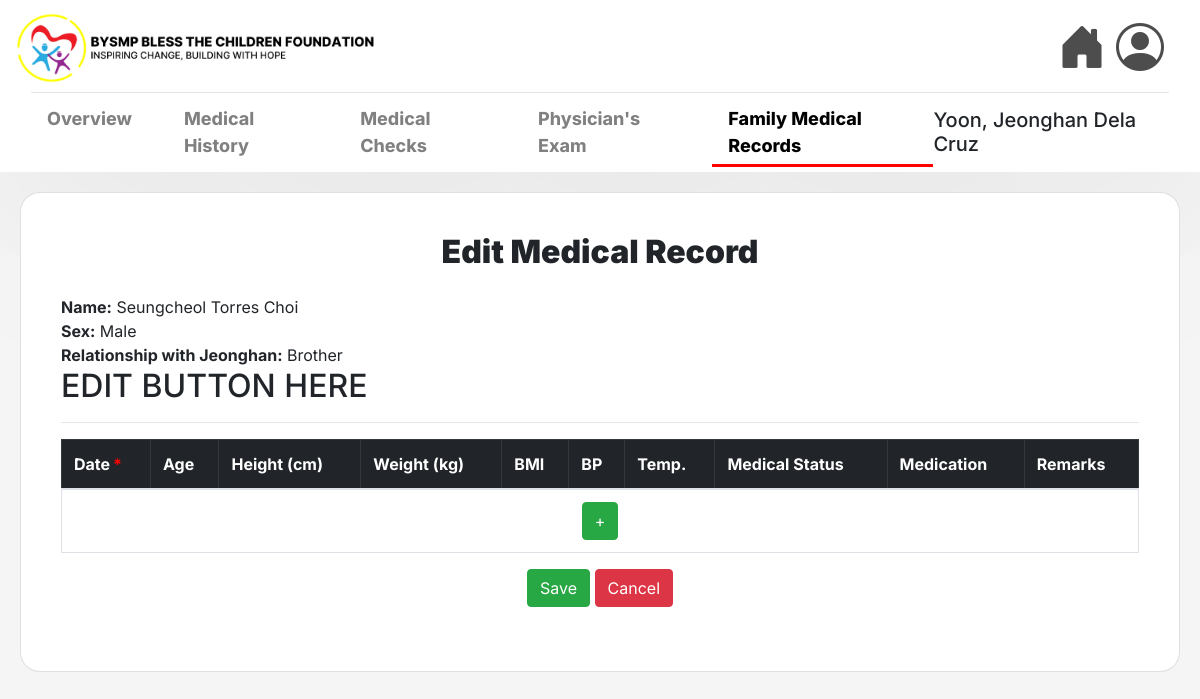
The app's page /family-medical-records/6/edit/2/ with its own data.
### msys42app/models.py (models this page shows, shortened)
class Child(models.Model):
    code = models.CharField(max_length=7, validators=[RegexValidator(regex=r'^[A-Za-z]{3}\d{4}$')], unique=True, null=False, blank=False)
    lastname = models.CharField(max_length=25, null=False, blank=False)
    firstname = models.CharField(max_length=50, null=False, blank=False)
    middlename = models.CharField(max_length=25, null=True)
    sex = models.CharField(max_length=6, choices=[('Male', 'Male'), ('Female', 'Female')], null=False, blank=False)
    birth = models.DateField(null=False, blank=False)
    blood_group = models.CharField(max_length=3, blank=True, null=True)
    address = models.TextField(max_length=255, null=False, blank=False)
    philhealth_number = models.CharField(max_length=14, validators=[MinLengthValidator(14)], blank=True, null=True)
    fourps_number = models.CharField(max_length=20, blank=True, null=True)
    guardian_lastname = models.CharField(max_length=25, null=False, blank=False)
    guardian_firstname = models.CharField(max_length=50, null=False, blank=False)
    guardian_middlename = models.CharField(max_length=25, null=True, blank=True)
    guardian_relationship = models.CharField(max_length=25, null=False, blank=False)
    guardian_sex = models.CharField(max_length=6, choices=[('Male', 'Male'), ('Female', 'Female')], null=False, blank=False)
    age = models.IntegerField(null=False, blank=False)

class FamilyMember(models.Model):
    child = models.ForeignKey(Child, on_delete=models.CASCADE)
    fm_lastname = models.CharField(max_length=25, null=False, blank=False)
    fm_firstname = models.CharField(max_length=25, null=False, blank=False)
    fm_middlename = models.CharField(max_length=25, null=True, blank=False)
    fm_relationship = models.CharField(max_length=25, null=False, blank=False)
    fm_sex = models.CharField(max_length=6, choices=[('Male', 'Male'), ('Female', 'Female')], null=False, blank=False)

### msys42app/views.py (the view, shortened to what this page needs)
# urls.py: path('family-medical-records/<int:pk>/edit/<int:id>/', views.edit_family_medical_record, name='edit_family_medical_record'),
def edit_family_medical_record(request, pk, id):
    child = get_object_or_404(Child, pk=pk)
    member = get_object_or_404(FamilyMember, pk=id)
    records = FamilyMedicalRecord.objects.filter(member=member)
    return render(request, 'msys42app/edit_family_medical.html', {'child': child, 'member':member, 'records':records})

### msys42app/templates/msys42app/edit_family_medical.html (shortened to what this page needs)
{% extends 'msys42app/base.html' %}
{% load static %}
{% block navbar %}
<hr class="w-100 my-1">
<nav style="display: flex; justify-content: space-between; align-items: flex-end; padding-left: 0; padding: 0; width: 100%; position: sticky;">
    <ul class="child-nav" style="display: flex; gap: 20px; list-style: none; padding: 0; margin: 0;">
        <li class="nav-item">
            <a class="nav-link" href="{% url 'view_child_profile' pk=child.id %}">
                Overview
            </a>
        </li>
        <li class="nav-item">
            <a class="nav-link" href="{% url 'view_medical_history' child.id %}">Medical History</a>
        </li>
        <li class="nav-item">
            <a class="nav-link" href="{% url 'annual_medical_check_list' child.id %}">Medical Checks</a>
        </li>
        <li class="nav-item">
            <a class="nav-link" href="{% url 'home_physicians_exam' child.id %}">
                Physician's Exam
            </a>
        </li>
        <li class="nav-item">
            <a class="nav-link active" href="{% url 'view_family_medicals' child.id%}">Family Medical Records</a>
        </li>
    </ul>
    <h5> {{child.lastname}}, {{child.firstname}} {{child.middlename}} </h5>
</nav>
{% endblock %}
{% block content %}
<div class="container-fluid" style="padding: 20px;">
    <div class="card shadow-sm" style="max-width: 1200px; margin: 0 auto;">
        <div class="card-body">
            <div class="text-center mb-4">
                <h2 class="mb-3" style="font-weight: 1000;"> Edit Medical Record</h2>
            </div>
                <div class="info">
                    <div class="column">
                    <strong>Name:</strong> {{member.fm_firstname}} {{member.fm_middlename}} {{member.fm_lastname}}<br>
                    <strong>Sex:</strong> {{member.fm_sex}}<br>
                    <strong>Relationship with {{child.firstname}}:</strong> {{member.fm_relationship}}<br>
                    </div>
                    <div class="column">
                        <h2> EDIT BUTTON HERE </h2>
                </div>
                <div class="text-center mb-4">
                    <hr>
                    <form method="POST" action="{% url 'edit_family_medical_record' child.id member.pk %}">
                        <table class="table table-bordered table-striped text-left" style="column-width: auto;">
                            <thead class="table-dark">
                            <tr>
                                <th>Date<span class="required" style="color: red;">*</span></th>
                                <th>Age</th>
                                <th>Height (cm)</th>
                                <th>Weight (kg)</th>
                                <th>BMI</th>
                                <th>BP</th>
                                <th>Temp.</th>
                                <th>Medical Status</th>
                                <th>Medication</th>
                                <th>Remarks</th>
                            </tr>
                            </thead>
                            <tfoot>
                                <tr>
                                <td colspan="10" class="text-center">
                                    <button type="button" class="btn btn-success" onclick="addMedicalRow()"> + </button>
                                </td>
                                </tr>
                            </tfoot>
                        </table>
                        <div class="text-center mt-3">
                          <button type="submit" class="btn btn-success">Save</button>
                          <button type="cancel" class="btn btn-danger">Cancel</button>
                        </div>
                    </form>
                </div>
        </div>
    </div>
</div>
{% endblock %}

### msys42app/static/style.css (style rules this page uses)
body { background-color: #f5f5f5; }
.card { background-color: white; height: auto; width: 100%; max-width: 800px; margin-top: 50px; border-radius: 20px; padding: 20px; }
.required { color: red; font-weight: bold; margin-left: 3px; }
table { background-color: black; }

### msys42app/templates/msys42app/base.html (style rules this page uses)
.child-nav .nav-link { position: relative; transition: all 0.3s ease; padding-bottom: 5px; font-weight: 750; font-size: large; color: gray; }
.child-nav .nav-link.active { color: rgb(0, 0, 0) !important; font-weight: 780; }
.child-nav .nav-link::after { content: ''; position: absolute; bottom: -3px; left: 0; width: 100%; height: 3px; background-color: rgba(255, 0, 0, 0.5); transform: scaleX(0); transition: transform 0.3s ease; }
.child-nav .nav-link.active::after { transform: scaleX(1); background-color: red; }
.child-nav .nav-link.active::after { animation: underlineGrow 0.4s ease-out forwards; }

### records on screen
Child: lastname "Yoon", firstname "Jeonghan", middlename "Dela Cruz"
FamilyMember: fm_firstname "Seungcheol", fm_middlename "Torres", fm_lastname "Choi", fm_sex "Male", fm_relationship "Brother"
